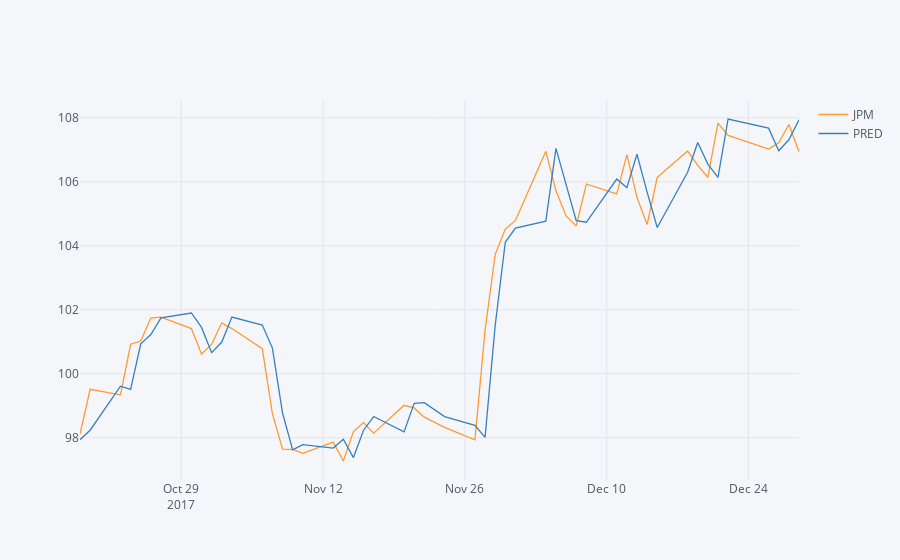

The notebook cell this image was saved under:
### Markdown cell above
The **predicted prices** are almost exactly the prices from the day before.

### Code cell
res.iloc[-50:].iplot()
